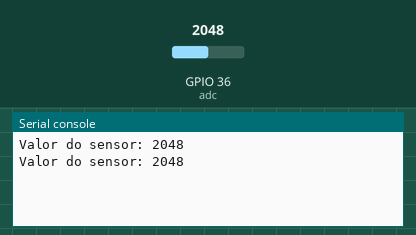
Recording of a program running on a simulated ESP32 board running MicroPython. Parts: the last lines printed to the serial console. The test bench sets the inputs (shaded band); at power-on: GPIO 36 (adc) = 2048 (analog values on the 0–4095 scale).

Above: at 1.2 s.
1.3 s: GPIO 36 (adc) set to 2866
At 2.6 s:
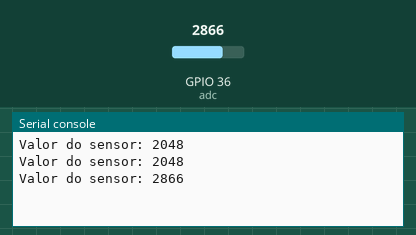
2.8 s: GPIO 36 (adc) set to 3603
At 3.4 s:
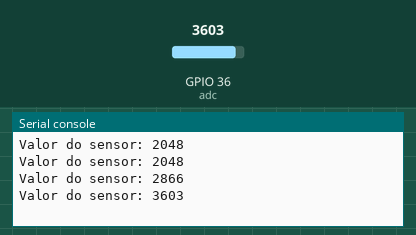
Timing chart, 0 to 5.8 s (numbered marks = the images above; inputs shaded):
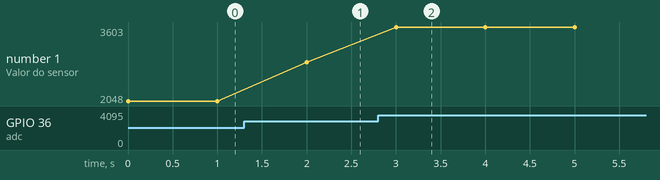

The program:

sensorExterno.py
```python
from machine import Pin, ADC
import time

# Configurar o pino ADC
adc = ADC(Pin(36))

while True:
    # Ler o valor do pino ADC
    valor = adc.read()

    # Imprimir o valor lido
    print("Valor do sensor:", valor)

    # Aguardar 1 segundo antes de ler novamente
    time.sleep(1)
```

Measured:
- after the input at 1.3 s, the serial console: prints a new line after 0.70 s (image 1)
- after the input at 2.8 s, the serial console: prints a new line after 0.20 s (image 2)
- plotted number 1: 2048 → 2866 after the input at 1.3 s, 2866 → 3603 after the input at 2.8 s
